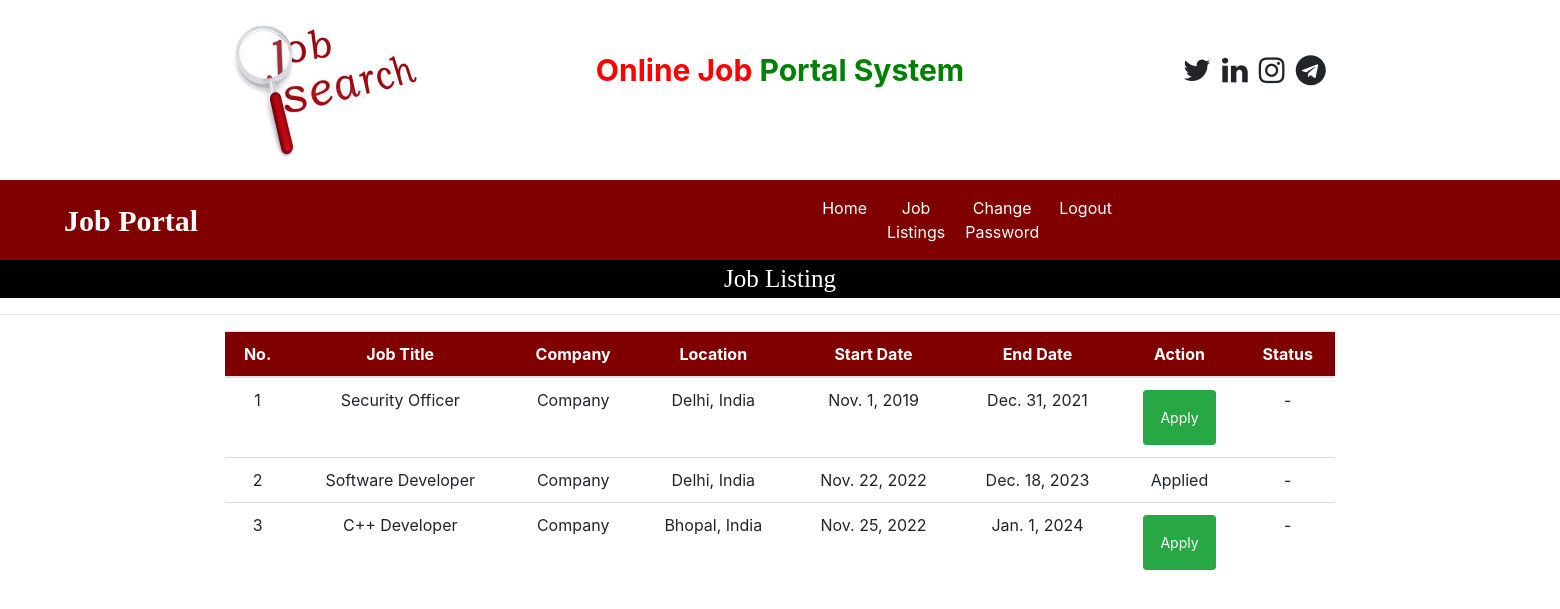
/user_latest_jobs (signed in), run on an earlier commit of the app's database.
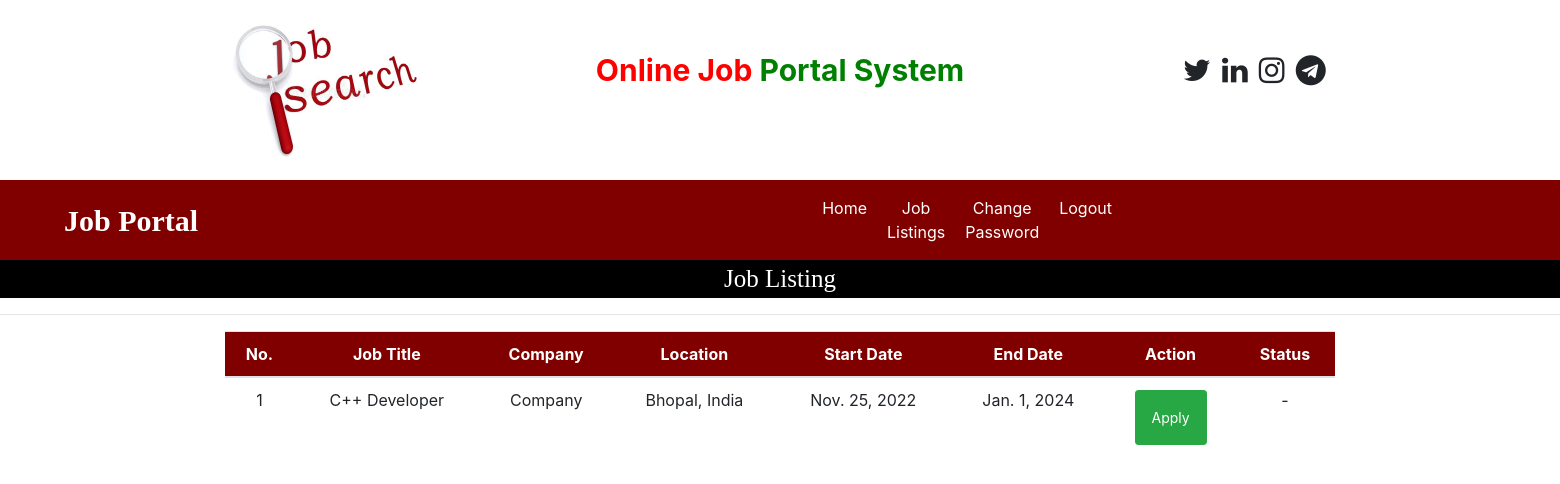
And on a later commit of the database.
### job/models.py (models this page shows, shortened)
class Job(models.Model):
    recruiter = models.ForeignKey(Recruiter, on_delete=models.CASCADE)
    start_date = models.DateField()
    end_date = models.DateField()
    image = models.FileField(null=True)
    title = models.CharField(max_length=100)
    salary = models.IntegerField()
    description = models.CharField(max_length=200)
    experience = models.CharField(max_length=50)
    location = models.CharField(max_length=100)
    skills = models.CharField(max_length=100)
    creation_date = models.DateField()

class Recruiter(models.Model):
    user = models.ForeignKey(User, on_delete=models.CASCADE)
    mobile = models.CharField(max_length=15, null=True)
    image = models.FileField(null=True)
    gender = models.CharField(max_length=10, null=True)
    company = models.CharField(max_length=50, null=True)
    type = models.CharField(max_length=15, null=True)
    status = models.CharField(max_length=20, null=True)

### job/views.py (the view, shortened to what this page needs)
# urls.py: path('user_latest_jobs', user_latest_jobs, name="user_latest_jobs"),
def user_latest_jobs(request):
    job = Job.objects.all().order_by('start_date')
    user = request.user
    jobseeker = JobSeeker.objects.get(user=user)
    data2 =Apply.objects.filter(jobseeker=jobseeker)
    data = JobStatus.objects.filter(jobseeker=jobseeker)
    li = []
    ai = []
    ri = []
    for i in data2:
        li.append(i.job.id)
    d = {'job': job, 'li': li, 'ai':ai, 'ri':ri}
    return render(request, 'user_latest_jobs.html', d)

### job/templates/user_latest_jobs.html
{% load static %}
{% block body %}
{% include 'user_navigations.html' %}
<div style="font-family:'Monotype Corsiva'; font-size:25px; color: white; background-color: black; text-align: center">
    Job Listing
</div>
<hr>
<div class="container">
<table class="table table-hover" id="example">
    <thead>
    <tr style="background-color: maroon; color: white; text-align: center">
        <th>No.</th>
        <th>Job Title</th>
        <th>Company</th>
        <th>Location</th>
        <th>Start Date</th>
        <th>End Date</th>
        <th>Action</th>
        <th>Status</th>
    </tr>
    </thead>
    <tbody>
    {% for i in job %}
    <tr style="text-align: center">
        <td>{{forloop.counter}}</td>
        <td>{{i.title}}</td>
        <td>{{i.recruiter.company}}</td>
        <td>{{i.location}}</td>
        <td>{{i.start_date}}</td>
        <td>{{i.end_date}}</td>
        {% if i.id in li %}
        <td>Applied</td>
        {% else %}
        <td><a href="{% url 'job_details' i.id %}" class="btn btn-success btn-sm p-3">Apply</a>
            {% endif %}
        </td>
        {% if i.id in ai %}
        <td>Approved</td>
        {% elif i.id in ri %}
        <td>Rejected</td>
        {% else %}
        <td> - </td>
        {% endif %}
    </tr>
    {% endfor %}
    </tbody>
</table>
</div>
{% endblock %}

What changed in the data, as far as the page shows it:
removed Job: title "Security Officer", recruiter.company "Company", location "Delhi, India", start_date "Nov. 1, 2019", end_date "Dec. 31, 2021", shows "Apply"
removed Job: title "Software Developer", recruiter.company "Company", location "Delhi, India", start_date "Nov. 22, 2022", end_date "Dec. 18, 2023", shows "Applied"
